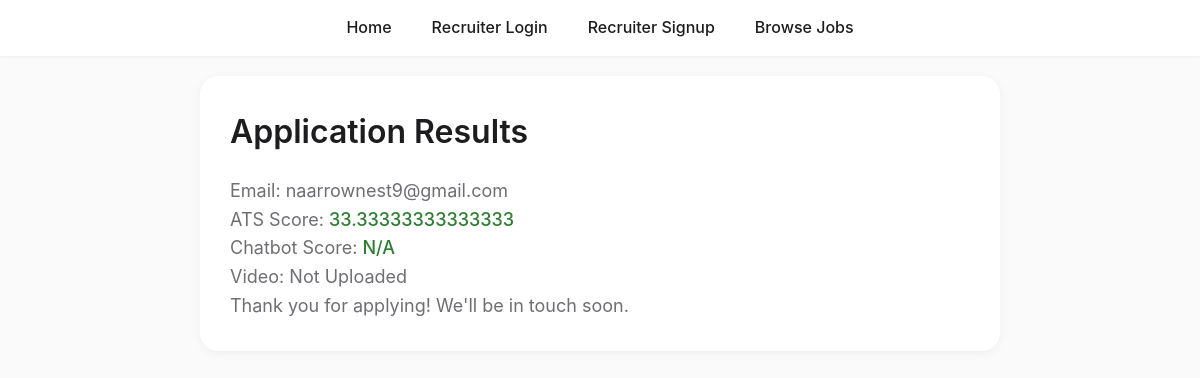
Page /results/1 on the committed database.
### app.py (models this page shows)
    class Applicant(db.Model):
        id = db.Column(db.Integer, primary_key=True)
        job_id = db.Column(db.Integer, db.ForeignKey('job.id'), nullable=False)
        email = db.Column(db.String(120), nullable=False)
        resume_path = db.Column(db.String(200), nullable=False)
        ats_score = db.Column(db.Float)
        chatbot_score = db.Column(db.Float)
        video_path = db.Column(db.String(200))

### app.py (the view)
    @app.route('/results/<int:applicant_id>')
    def results(applicant_id):
        applicant = Applicant.query.get_or_404(applicant_id)
        return render_template('results.html', applicant=applicant)

### templates/results.html (shortened to what this page needs)
<!DOCTYPE html>
<html lang="en">
<head>
    <link rel="stylesheet" href="{{ url_for('static', filename='styles.css') }}">
</head>
<body>
    <div class="navbar">
        <a href="{{ url_for('landing') }}">Home</a>
        {% if current_user.is_authenticated %}
            <a href="{{ url_for('index') }}">Dashboard</a>
            <a href="{{ url_for('logout') }}">Logout</a>
        {% else %}
            <a href="{{ url_for('recruiter_login') }}">Recruiter Login</a>
            <a href="{{ url_for('recruiter_signup') }}">Recruiter Signup</a>
        {% endif %}
        <a href="{{ url_for('job_list') }}">Browse Jobs</a>
    </div>
    <div class="results card">
        <h2>Application Results</h2>
        <p>Email: {{ applicant.email }}</p>
        <p>ATS Score: <span class="score">{{ applicant.ats_score if applicant.ats_score is not none else 'N/A' }}</span></p>
        <p>Chatbot Score: <span class="score">{{ applicant.chatbot_score if applicant.chatbot_score is not none else 'N/A' }}</span></p>
        <p>Video: {{ 'Uploaded' if applicant.video_path else 'Not Uploaded' }}</p>
        <p>Thank you for applying! We'll be in touch soon.</p>
    </div>
</body>
</html>

### static/styles.css (style rules this page uses)
:root { --primary-color: #007aff; --secondary-color: #005bb5; --background-color: #fafafa; --text-color: #1d1d1f; --border-color: #d2d2d7; --card-background: #ffffff; --card-shadow: 0 2px 10px rgba(0, 0, 0, 0.05); --success-color: #2e7d32; --error-color: #d32f2f; }
* { margin: 0; padding: 0; box-sizing: border-box; }
body { font-family: 'SF Pro Display', -apple-system, BlinkMacSystemFont, 'Segoe UI', Roboto, Oxygen, Ubuntu, Cantarell, 'Open Sans', 'Helvetica Neue', sans-serif; background-color: var(--background-color); color: var(--text-color); line-height: 1.6; }
.navbar { background-color: rgba(255, 255, 255, 0.9); backdrop-filter: blur(10px); padding: 15px 30px; display: flex; justify-content: center; align-items: center; position: sticky; top: 0; z-index: 100; box-shadow: 0 1px 3px rgba(0, 0, 0, 0.05); }
.navbar a { margin: 0 20px; text-decoration: none; color: var(--text-color); font-size: 16px; font-weight: 500; transition: color 0.3s ease; }
h1, h2, h3 { font-weight: 600; color: var(--text-color); }
h2 { font-size: 32px; margin-bottom: 20px; }
p { font-size: 18px; color: #6e6e73; }
.card { background: var(--card-background); border-radius: 18px; padding: 30px; box-shadow: var(--card-shadow); margin-bottom: 20px; transition: transform 0.3s ease; }

### templates/results.html (style rules this page uses)
.results { max-width: 800px; margin: 20px auto; animation: fadeInUp 1s ease; }
.score { color: #2e7d32; font-weight: 500; }

### rows in the picture
Applicant: email "naarrownest9@gmail.com", ats_score "33.33333333333333", chatbot_score "N/A", video_path "Not Uploaded"
